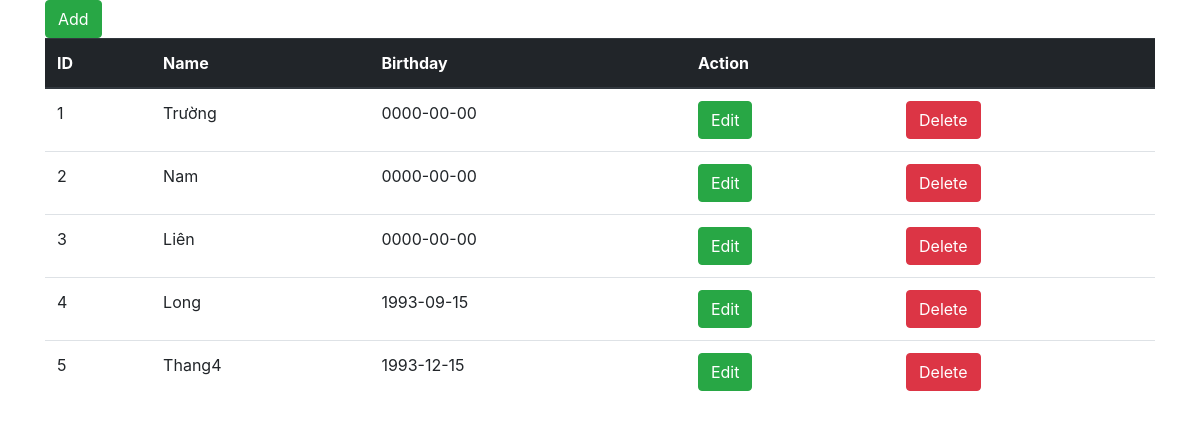
The page / on the database its author committed.
### tables this page shows
CREATE TABLE `students` (
  `student_id` int NOT NULL,
  `student_name` varchar(50) NOT NULL,
  `birthday` date NOT NULL
);

### src/Controller/StudentController.php (called while the page is built, shortened)
<?php
class StudentController
{
    protected $studentController;
    public function __construct()
    {
        $this->studentController = new StudentManager();
    }
    public function viewStudent()
    {
        $students = $this->studentController->getAllStudents();
        include_once 'src/View/listStudent.php';
    }
}

### src/Model/DBConnect.php (called while the page is built, shortened)
<?php
class DBConnect
{
    protected $dsn;
    protected $username;
    protected $password;
    public function __construct()
    {
        $this->dsn = "mysql:host=localhost;dbname=LienDatabase;charset=utf8";
        $this->username = "root";
        $this->password = "Quangnamhd9x@";
    }
    public function connectDB(){
        $connect = new PDO($this->dsn,$this->username,$this->password);
        return $connect;
    }
}

### src/Model/StudentManager.php (called while the page is built, shortened)
<?php
class StudentManager
{
    protected $DBconnect;
    public function __construct()
    {
        $this->DBconnect = new DBConnect();
    }
    public function getAllStudents()
    {
        $sql = "SELECT *  FROM students";
        $stmt = $this->DBconnect->connectDB()->query($sql);
        $data = $stmt->fetchAll();
        $students = [];
        foreach ($data as $item){
            $student = new Student($item["student_name"],$item["birthday"]);
            $student->setStudentId($item["student_id"]);
            array_push($students,$student);
        }
        return $students;
    }
}

### src/Model/Student.php (called while the page is built, shortened)
<?php
class Student
{
    protected $studentId;
    protected $studentName;
    protected $birthday;
    public function __construct($studentName,$birthday)
    {
        $this->studentName = $studentName;
        $this->birthday = $birthday;
    }
    public function getStudentId()
    {
        return $this->studentId;
    }
    public function setStudentId($studentId)
    {
        $this->studentId = $studentId;
    }
    public function getStudentName()
    {
        return $this->studentName;
    }
    public function getBirthday()
    {
        return $this->birthday;
    }
}

### src/View/listStudent.php (the view, shortened to what this page needs)
<div class="container">
    <a class="btn btn-success" href="index.php?page=addStudent">Add</a>
<table class="table">
    <thead class="thead-dark">
    <tr>
        <th>ID</th>
        <th>Name</th>
        <th>Birthday</th>
        <th colspan="2 ">Action</th>
    </tr>
    </thead>
    <tbody>
    <?php foreach ($students as $key => $student) : ?>
        <tr>
            <td><?php echo $student->getStudentId(); ?></td>
            <td><?php echo $student->getStudentName(); ?></td>
            <td><?php echo $student->getBirthday(); ?></td>
                <td><a class="btn btn-success" href="index.php?page=edit&id=<?php echo $student->getStudentId(); ?>">Edit</a></td>
                <td><a onclick="return confirm('Are you sure!')" class="btn btn-danger" href="index.php?page=delete&id=<?php echo $student->getStudentId(); ?>">Delete</a></td>
        </tr>
    <?php endforeach; ?>
    </tbody>
</table>
</div>

### index.php (shortened to what this page needs)
<?php
$page = isset($_REQUEST['page'])? $_REQUEST['page'] : NULL;
$studentController = new \App\Controller\StudentController();
?>
<!doctype html>
<html lang="en">
<head>
    <link rel="stylesheet" href="https://maxcdn.bootstrapcdn.com/bootstrap/4.0.0/css/bootstrap.min.css">
</head>
<body>
<?php
switch ($page){
    default:
        $studentController->viewStudent();
}
?>
</body>
</html>

### rows shown on the page
students: student_id "1", student_name "Trường", birthday "0000-00-00"
students: student_id "2", student_name "Nam", birthday "0000-00-00"
students: student_id "3", student_name "Liên", birthday "0000-00-00"
students: student_id "4", student_name "Long", birthday "1993-09-15"
students: student_id "5", student_name "Thang4", birthday "1993-12-15"
